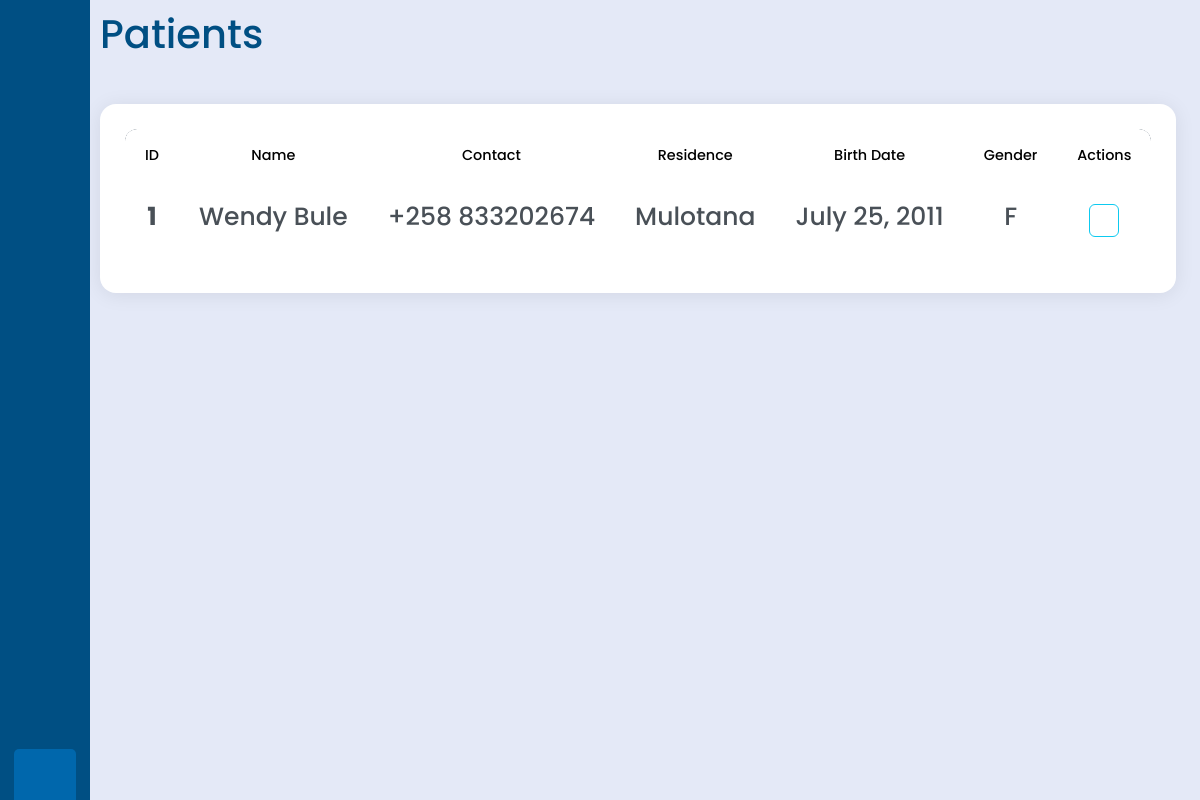
/doctors/patients (signed in), run on an earlier commit of the app's database.
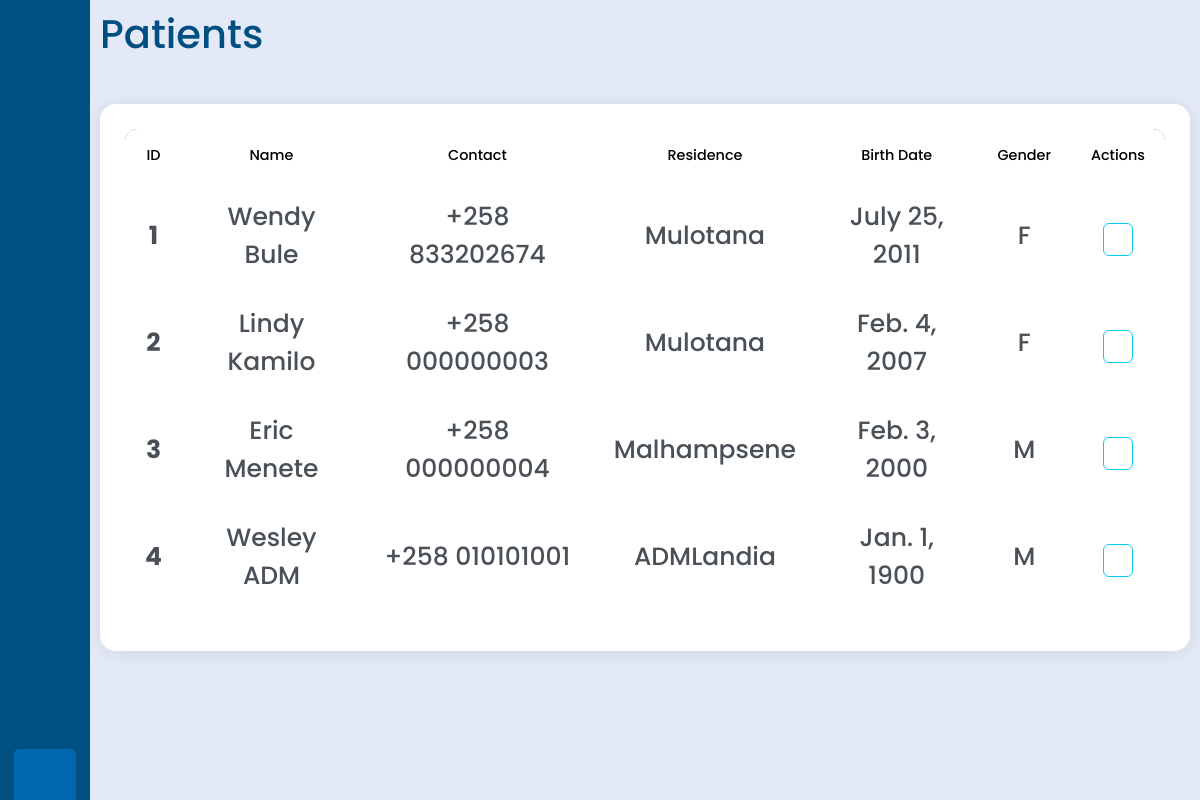
And on a later commit of the database.
### users/models.py (models this page shows)
class Patient(models.Model):
    user = models.OneToOneField(User, on_delete=models.CASCADE)
    firstname = models.CharField(max_length=255, default="")
    lastname = models.CharField(max_length=255, default="")
    residence = models.CharField(max_length=50, default="")
    phoneNumber = models.CharField(max_length=14, unique=True, default="+258 ")
    gender = models.CharField(max_length=8, choices=[('M',"Male"),('F','Female')], default="")
    birthDate = models.DateField()
    def __str__(self):
        return f"{self.firstname} {self.lastname}"

### users/views.py (the view)
# urls.py: path("doctors/patients",views.patientList, name="doctor_patients"),
@has_role_decorator('doctor')
@login_required(login_url='logIn')
def patientList(request):
    patients = Patient.objects.all()
    context = {
        'patients':patients,
    }
    return render(request, "users/doctor_patients.html", context)

### users/templates/users/doctor_patients.html (shortened to what this page needs)
{% extends "doctor-base.html" %}
{% load static %}
{% block links %}
<link rel="stylesheet" href="{% static 'users/style.css' %}">
<link href='https://cdn.boxicons.com/3.0.3/fonts/basic/boxicons.min.css' rel='stylesheet'>
{% endblock links %}
{% block body %}
{% block main_content %}
<h1>Patients</h1>
<br>
<div class="table-container">
    <table class="table modern-table">
        <thead>
            <tr>
                <th class="text-center">ID</th>
                <th class="text-center">Name</th>
                <th class="text-center">Contact</th>
                <th class="text-center">Residence</th>
                <th class="text-center">Birth Date</th>
                <th class="text-center">Gender</th>
                <th class="text-center">Actions</th>
            </tr>
        </thead>
        <tbody>
            {% for patient in patients %}
            <tr>
                <td class="text-center"><strong>{{ patient.id }}</strong></td>
                <td class="text-center">{{ patient }}</td>
                <td class="text-center">{{ patient.phoneNumber }}</td>
                <td class="text-center">{{ patient.residence }}</td>
                <td class="text-center">{{ patient.birthDate }}</td>
                <td class="text-center">{{ patient.gender }}</td>
                <td class="text-center">
                    <a href="#" class="action-btn btn-info"></a>
                </td>
            </tr>
            {% endfor %}
        </tbody>
    </table>
</div>
{% endblock main_content %}
{% endblock body %}

What changed in the data, as far as the page shows it:
added Patient: id "2", firstname+lastname "Lindy Kamilo", phoneNumber "+258 000000003", residence "Mulotana", birthDate "Feb. 4, 2007", gender "F"
added Patient: id "3", firstname+lastname "Eric Menete", phoneNumber "+258 000000004", residence "Malhampsene", birthDate "Feb. 3, 2000", gender "M"
added Patient: id "4", firstname+lastname "Wesley ADM", phoneNumber "+258 010101001", residence "ADMLandia", birthDate "Jan. 1, 1900", gender "M"
